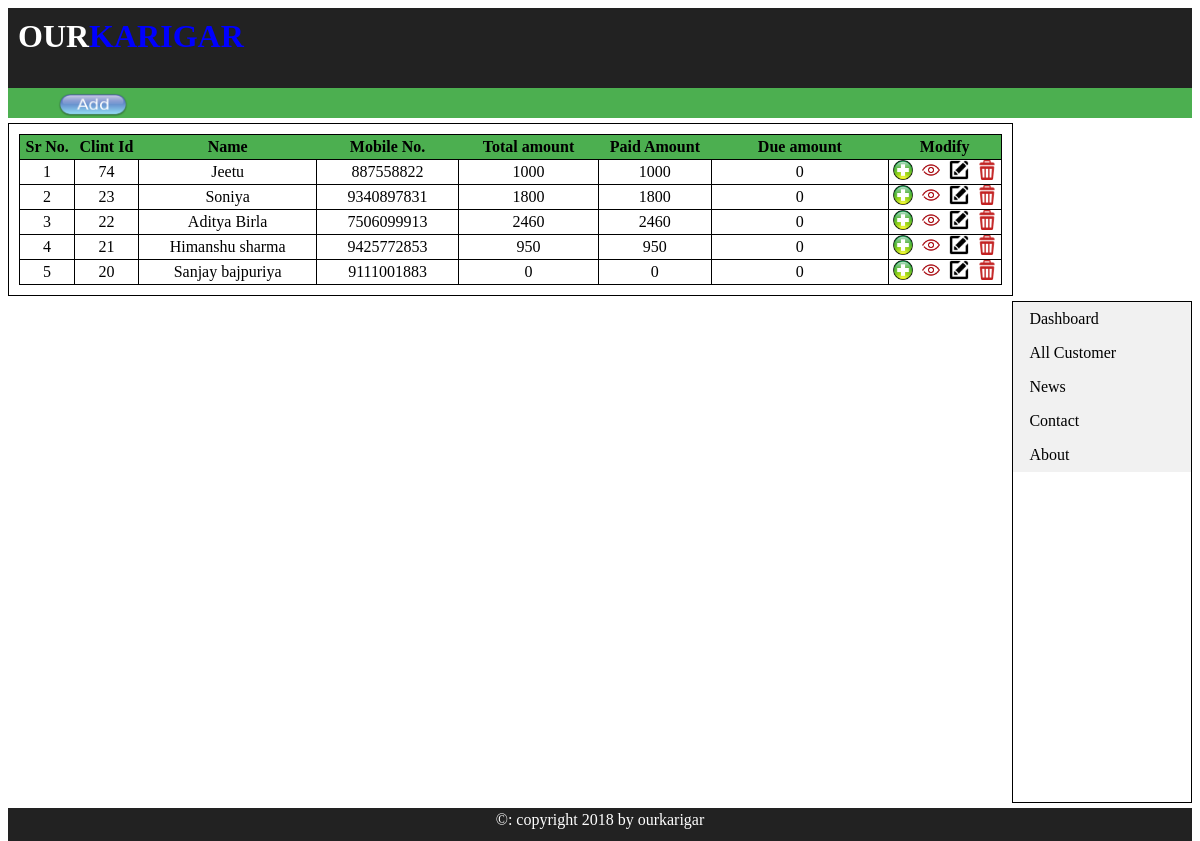
Screenshot of /all_costumer.php with the database file from the repository.
### tables this page shows
CREATE TABLE `costumers` (
  `cos_id` int(10) NOT NULL,
  `cos_name` text NOT NULL,
  `mobile` varchar(15) NOT NULL,
  `worker_type` text NOT NULL,
  `p_status` text NOT NULL,
  `cos_address` text NOT NULL,
  `date` timestamp NOT NULL DEFAULT CURRENT_TIMESTAMP
);

### all_costumer.php (the view, shortened to what this page needs)
<?php
include("includes/db24.php");
?>
<html>
<head>
 <body>
  <div class="header"><strong><font size=6 style="color:white";>OUR</font><font size=6 style="color:Blue";>KARIGAR</font></strong></div>
  <div class="navbar"><a href="add_costumer.php"><img src="images/add1.png" height="24" width="70"></a></div>
  <div class="left_content">
			<table>
			<tr>
			<th align="center" style="width:50px;">Sr No.</th>
            <th align="center" style="width:60px;">Clint Id</th>
            <th align="center" style="width:180px;">Name</th>
			<th align="center" style="width:140px;">Mobile No.</th>
			<th align="center" style="width:140px;">Total amount</th>
			<th align="center" style="width:110px;">Paid Amount</th>
			<th align="center" style="width:180px;">Due amount</th>
			<th align="center" style="width:110px;">Modify</th>
			</tr>
<?php
       $i=0;
		$get_costumers="select*from costumers order by 1 DESC;";
		$run_costumers=mysqli_query($con, $get_costumers);
		while ($row_costumers=mysqli_fetch_array($run_costumers)){
			$cos_id = $row_costumers['cos_id'];
			$cos_name = $row_costumers['cos_name'];
			$cos_mob = $row_costumers['mobile'];
			$i++;
			$total=0;
			$paid=0;
			$paid_amount=0;
			$pro_price="select*from entery WHERE cos_id='$cos_id'";
			$run_pro_price=mysqli_query($con,$pro_price);
			while($p_price=mysqli_fetch_array($run_pro_price)){
			$amount=array($p_price['price']);
			$values=array_sum($amount);
			$total +=$values;
			$amount=array($p_price['paid_amount']);
			$values=array_sum($amount);
			$paid_amount +=$values;
			$paid = $total-$paid_amount;
			}
	     ?>
			<tr>
			<td align="center" ><?php echo $i; ?></td>
            <td align="center" ><?php echo $cos_id; ?></td>
            <td align="center" ><?php echo $cos_name; ?></td>
			<td align="center" ><?php echo $cos_mob; ?></td>
			<td align="center" ><?php echo $total;  ?></td>
			<td align="center" ><?php echo $paid_amount; ?></td>
			<td align="center" ><?php echo $paid;?></td>
			<td align="center" style="width:100px;">
			<a href="addin_costumer.php?cos_id=<?php echo $cos_id; ?>"><img src="images/add.png"width="20"height="20"></a>&nbsp;
			<a href="view_costumer.php?cos_id=<?php echo $cos_id; ?>"><img src="images/view.png"width="20"height="20"></a>&nbsp;
			<a href="edit_costumer.php?cos_id=<?php echo $cos_id; ?>"><img src="images/edit.png"width="20"height="20"></a>&nbsp;
			<a href="delete.php?cos_id=<?php echo $cos_id; ?>"><img src="images/delete.png" width="20"height="20"></a></td>
			</tr>
		<?php } ?>
      </table>
  </div>
  <div class="right_content">
    <ul>
	   <li><a href="index.php">Dashboard</a></li>
       <li><a href="all_costumer.php">All Customer</a></li>
       <li><a href="#news">News</a></li>
       <li><a href="#contact">Contact</a></li>
       <li><a href="#about">About</a></li>
    </ul>
  </div>
  <div class="footer"><div align="center" class="footer_text">&copy: copyright 2018 by ourkarigar</div></div>
 </body>
</html>

### all_costumer.php (style rules this page uses)
.header { padding-top:10px; padding-left:10px; height:70px; width:auto; background:#222; }
.navbar { padding-top:5px; padding-left:50px; height:25px; width:auto; background:#4caf50; }
.left_content { float:left; padding:10px; margin-top:5px; height:auto; width:83%; background:#fff; border:1px solid black; }
table,td { padding:0px; border:1px solid black; border-collapse: collapse; }
th { background:#4caf50; padding:3px; }
.right_content { float:right; margin-top:5px; height:500px; width:15%; background:#fff; border:1px solid black; }
ul { list-style-type: none; margin: 0; padding: 0; width: 100%; background-color: #f1f1f1; }
li a { display: block; color: #000; padding: 8px 16px; text-decoration: none; }
.footer { margin-top:5px; padding-top:3px; float:left; height:30px; width:100%; background:#222; }
.footer_text { color:#fff; }

### rows the page displays
costumers: cos_id "74", cos_name "Jeetu", mobile "887558822", total "1000", paid_amount "1000", paid "0"
costumers: cos_id "23", cos_name "Soniya", mobile "9340897831", total "1800", paid_amount "1800", paid "0"
costumers: cos_id "22", cos_name "Aditya Birla", mobile "7506099913", total "2460", paid_amount "2460", paid "0"
costumers: cos_id "21", cos_name "Himanshu sharma", mobile "9425772853", total "950", paid_amount "950", paid "0"
costumers: cos_id "20", cos_name "Sanjay bajpuriya", mobile "9111001883", total "0", paid_amount "0", paid "0"
